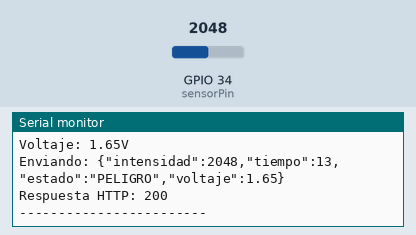
A sketch run on a simulated ESP32. Shown: the last lines printed to the serial monitor. The inputs (shaded band) are chosen by the test bench; at power-on: GPIO 34 (sensorPin) = 2048. WiFi joins after 1.5 s; servers stay silent unless stated; uploads are accepted with an empty reply.

Above: at 15.1 s.
15.2 s: GPIO 34 (sensorPin) set to 553
At 16.08 s:
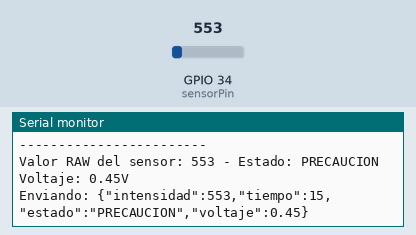
16.7 s: GPIO 34 (sensorPin) set to 478
At 18.29 s:
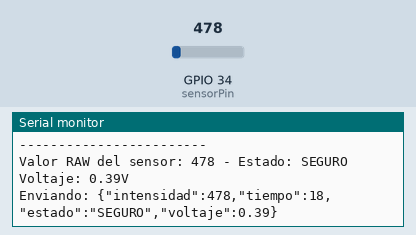
Timing chart, 0 to 19.8 s (numbered marks = the images above; inputs shaded):
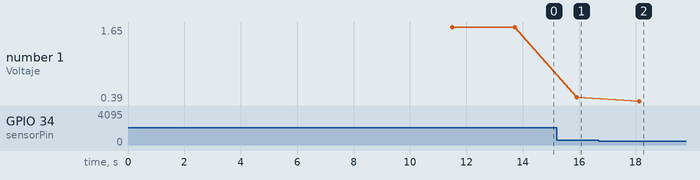

Measured:
- the behaviour switches between 500 and 499 on GPIO 34 (sensorPin) (found by bisection; images 1 and 2)
- after the input at 15.2 s, the serial monitor: prints a new line after 0.72 s (image 1)
- after the input at 16.7 s, the serial monitor: prints a new line after 1.4 s (image 2)
- plotted number 1: 1.65 → 0.45 after the input at 15.2 s, 0.45 → 0.39 after the input at 16.7 s

The sketch:

arduino.ino
```cpp
#include <WiFi.h>
#include <HTTPClient.h>

const char* ssid = "WIFI-DCI";
const char* password = "DComInf_2K24";
const char* thingsboardServer = "http://iot.ceisufro.cl:8080";
const char* accessToken = "0zvxv0u6v2gtc42623ua";
const int sensorPin = 34;

void setup() {
  Serial.begin(115200);

  for(int i = 0; i < 20; i++) {
    int intensidad = analogRead(sensorPin);
    Serial.print("Lectura ");
    Serial.print(i + 1);
    Serial.print(": ");
    Serial.println(intensidad);
    delay(500);
  }

  Serial.println("\nAHORA ACERCA UNA FLAMA AL SENSOR!");
  Serial.println("Valores con flama:");

  WiFi.begin(ssid, password);
  Serial.print("Conectando al WiFi");
  while (WiFi.status() != WL_CONNECTED) {
    delay(500);
    Serial.print(".");
  }
  Serial.println("\nWiFi conectado!");
}

void loop() {
  int intensidad = analogRead(sensorPin);
  unsigned long tiempo = millis() / 1000;

  Serial.print("Valor RAW del sensor: ");
  Serial.print(intensidad);

  String estado;
  if (intensidad < 500) {
    estado = "SEGURO";
  } else if (intensidad < 1000) {
    estado = "PRECAUCION";
  } else {
    estado = "PELIGRO";
  }
  Serial.println(" - Estado: " + estado);

  float voltaje = (intensidad / 4095.0) * 3.3;
  Serial.print("Voltaje: ");
  Serial.print(voltaje);
  Serial.println("V");

  if (WiFi.status() == WL_CONNECTED) {
    HTTPClient http;
    String url = String(thingsboardServer) + "/api/v1/" + accessToken + "/telemetry";

    http.begin(url);
    http.addHeader("Content-Type", "application/json");

    String jsonPayload = "{\"intensidad\":" + String(intensidad) +
                         ",\"tiempo\":" + String(tiempo) +
                         ",\"estado\":\"" + estado + "\"" +
                         ",\"voltaje\":" + String(voltaje) + "}";

    Serial.print("Enviando: ");
    Serial.println(jsonPayload);

    int httpResponseCode = http.POST(jsonPayload);
    if (httpResponseCode > 0) {
      Serial.print("Respuesta HTTP: ");
      Serial.println(httpResponseCode);
    } else {
      Serial.print("Error en POST: ");
      Serial.println(http.errorToString(httpResponseCode).c_str());
    }

    http.end();
  } else {
    Serial.println("WiFi no conectado, no se puede enviar datos.");
  }

  Serial.println("------------------------");
  delay(2000);
}
```
